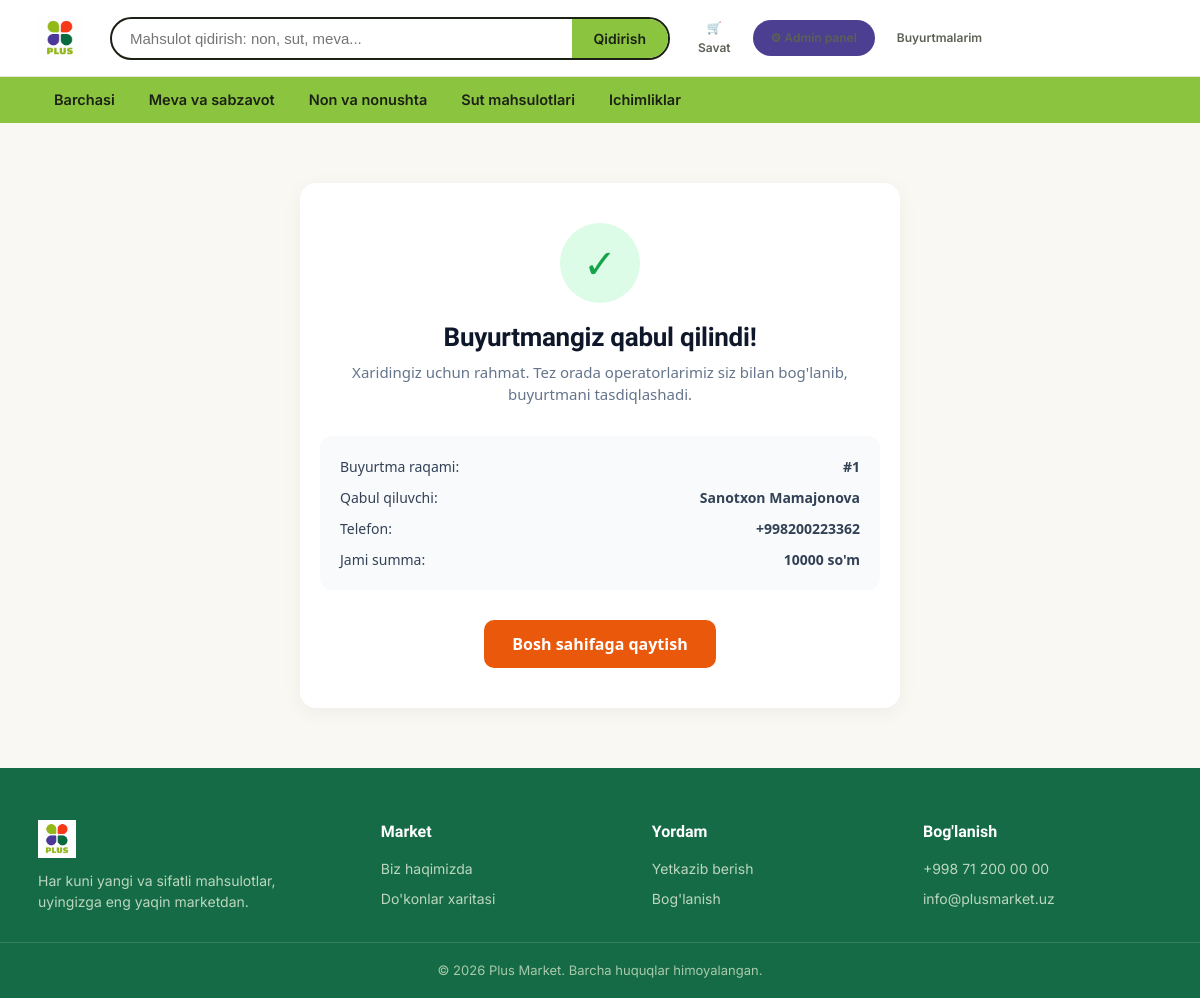
The page /order-success/1/ on the database its author committed.
### product/models.py (models this page shows, shortened)
class Order(models.Model):
    STATUS_CHOICES = (
        ('pending', 'Kutilmoqda'),
        ('processing', 'Jarayonda'),
        ('completed', 'Bajarildi'),
        ('canceled', 'Bekor qilindi'),
    )
    user = models.ForeignKey(CustomUser, on_delete=models.SET_NULL, null=True, blank=True, verbose_name="Xaridor")
    full_name = models.CharField(max_length=150, verbose_name="F.I.O")
    phone_number = models.CharField(max_length=20, verbose_name="Telefon raqam")
    region = models.ForeignKey(Region, on_delete=models.SET_NULL, null=True, verbose_name="Yetkazib berish hududi")
    address = models.TextField(verbose_name="Aniq manzil (Uy, ko'cha, mo'ljal)")
    product_total = models.DecimalField(max_digits=12, decimal_places=0, verbose_name="Mahsulotlar summasi")
    delivery_fee = models.DecimalField(max_digits=10, decimal_places=0, verbose_name="Yetkazib berish narxi")
    total_amount = models.DecimalField(max_digits=12, decimal_places=0, verbose_name="Jami umumiy summa")
    status = models.CharField(max_length=20, choices=STATUS_CHOICES, default='pending', verbose_name="Buyurtma holati")
    created_at = models.DateTimeField(auto_now_add=True, verbose_name="Yaratilgan vaqti")
    class Meta:
        verbose_name = "Buyurtma"
        verbose_name_plural = "Buyurtmalar"

### product/views.py (the view)
# urls.py: path('order-success/<int:order_id>/', views.order_success, name='order_success'),
def order_success(request, order_id):
    order = get_object_or_404(Order, id=order_id)
    return render(request, 'order_success.html', {'order': order})

### templates/order_success.html (shortened to what this page needs)
{% extends 'base.html' %}
{% block content %}
<div class="success-container">
    <div class="success-icon">✓</div>
    <h1 class="success-title">Buyurtmangiz qabul qilindi!</h1>
    <p class="success-text">
        Xaridingiz uchun rahmat. Tez orada operatorlarimiz siz bilan bog'lanib, buyurtmani tasdiqlashadi.
    </p>
    {% if order %}
    <div class="order-details">
        <div class="order-row">
            <span>Buyurtma raqami:</span>
            <strong>#{{ order.id }}</strong>
        </div>
        <div class="order-row">
            <span>Qabul qiluvchi:</span>
            <strong>{{ order.full_name }}</strong>
        </div>
        <div class="order-row">
            <span>Telefon:</span>
            <strong>{{ order.phone_number }}</strong>
        </div>
        <div class="order-row">
            <span>Jami summa:</span>
            <strong>{{ order.total_amount }} so'm</strong>
        </div>
    </div>
    {% endif %}
    <a href="{% url 'home' %}" class="btn-home">Bosh sahifaga qaytish</a>
</div>
{% endblock %}

### product/static/css/style.css (style rules this page uses)
:root { --green: #8bc53f; --green-dark: #5a8c22; --red: #e8402a; --purple: #4c3f91; --forest: #146b45; --cream: #faf8f2; --ink: #1c2116; --ink-soft: #5b6155; --line: #e7e3d6; --radius-blob: 42% 58% 55% 45% / 48% 42% 58% 52%; }
* { box-sizing:border-box; margin:0; padding:0; }
html { scroll-behavior:smooth; }
body { font-family:'Inter', sans-serif; color:var(--ink); background:var(--cream); line-height:1.5; -webkit-font-smoothing:antialiased; }
a { color:inherit; text-decoration:none; }
h1,h2,h3,.headline { font-family:'Baloo 2', sans-serif; font-weight:700; line-height:1.08; letter-spacing:-0.01em; }

### templates/order_success.html (style rules this page uses)
.success-container { max-width: 600px; margin: 60px auto; padding: 40px 20px; background: #ffffff; border-radius: 16px; box-shadow: 0 4px 20px rgba(0, 0, 0, 0.05); text-align: center; font-family: 'Segoe UI', Roboto, sans-serif; }
.success-icon { width: 80px; height: 80px; background: #dcfce7; color: #16a34a; border-radius: 50%; display: flex; align-items: center; justify-content: center; font-size: 40px; margin: 0 auto 20px auto; }
.success-title { font-size: 26px; font-weight: 700; color: #0f172a; margin-bottom: 10px; }
.success-text { color: #64748b; font-size: 15px; margin-bottom: 30px; line-height: 1.5; }
.order-details { background: #f8fafc; border-radius: 12px; padding: 20px; margin-bottom: 30px; text-align: left; }
.order-row { display: flex; justify-content: space-between; margin-bottom: 10px; font-size: 14px; color: #334155; }
.order-row:last-child { margin-bottom: 0; }
.btn-home { display: inline-block; background: #ea580c; color: #ffffff; padding: 12px 28px; border-radius: 10px; text-decoration: none; font-weight: 600; transition: background 0.2s; }

### rows shown on the page
Order: id "1", full_name "Sanotxon Mamajonova", phone_number "+998200223362", total_amount "10000"
